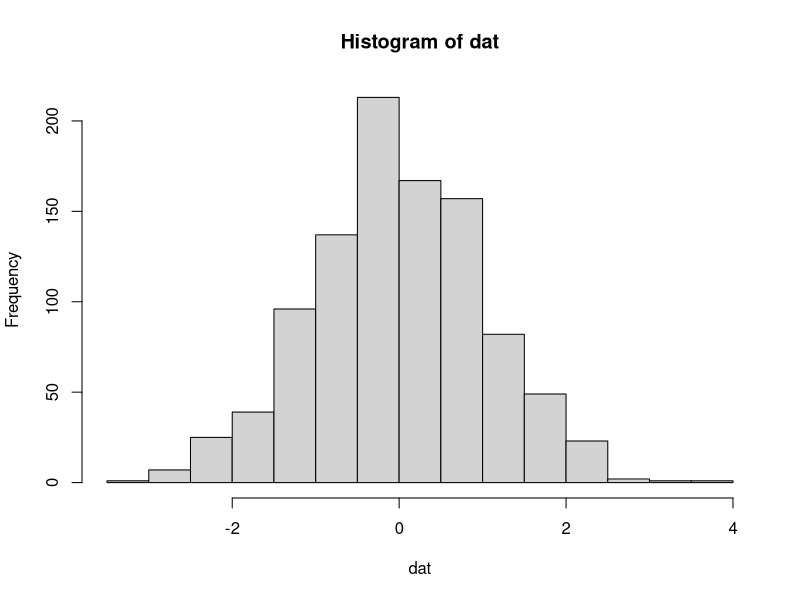
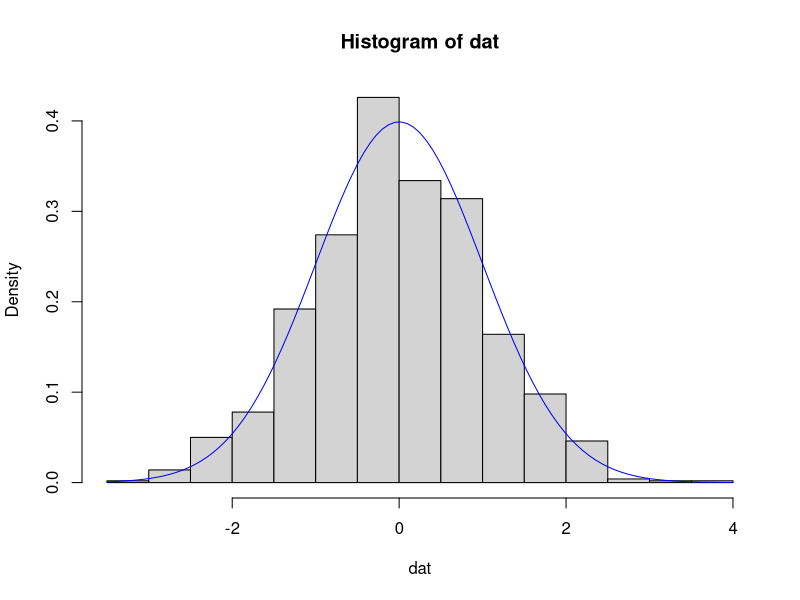

Recreate these plots in R, in order. (Note: this script raises an error after producing the figures.)
#How to plot distributions using basic graph and ggplot

#Normal distribution is used as an example:
set.seed(1)
dat=rnorm(1000)


##Basic graph
hist(dat) #histogram 

hist(dat,freq = F) #density plot
curve(dnorm(x),col="blue",add=T) 
##->append the curve. Any function (including self-defined) can be used as long as the first argument = x


##ggplot version
x=data.frame(dat=dat) #(I hate this so much) ggplot only deals with data frames as input


ggplot(data = x)+geom_histogram(aes(x=dat)) #historgram

ggplot(data = x)+geom_density(aes(x=dat)) #Density plot


ggplot()+ #histogram + density plot (have to use density for histogram)
geom_histogram(data = x,aes(x=dat,y=..density..))+ #have to use density to overlay with the curve below
geom_density(aes(x=dat),colour="blue")










